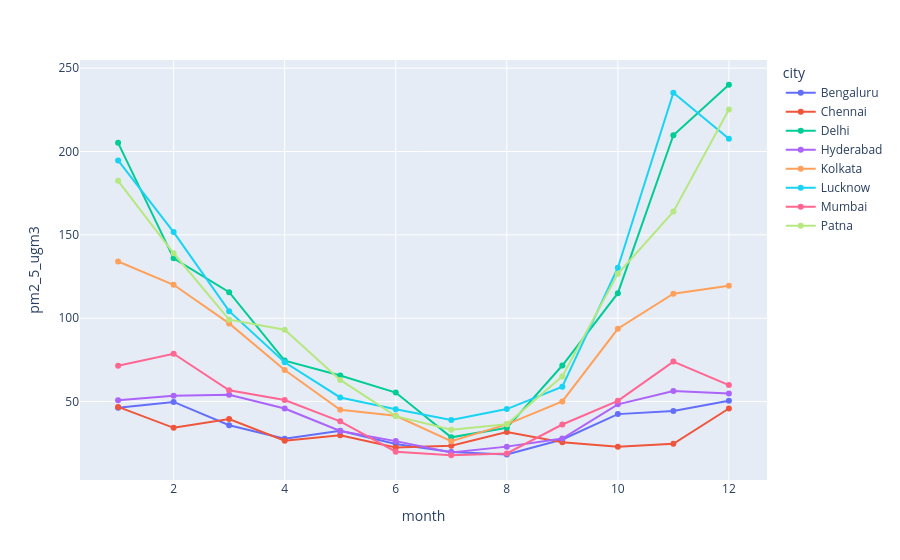

The code cell stored with this chart in its notebook:
### Code cell
#Line chart throughout the months in each city
monthly = df.groupby([df["date"].dt.month.rename("month"), "city"])["pm2_5_ugm3"].mean().reset_index()
px.line(monthly, x="month", y="pm2_5_ugm3", color="city", markers=True).show()

### Figure 1 — Plotly figure (JSON) as saved in the notebook; plotly's stock layout.template omitted (floating-point values rounded to 4 significant figures)
{"data": [{"hovertemplate": "city=Bengaluru<br>month=%{x}<br>pm2_5_ugm3=%{y}<extra></extra>", "legendgroup": "Bengaluru", "line": {"color": "#636efa", "dash": "solid"}, "marker": {"symbol": "circle"}, "mode": "lines+markers", "name": "Bengaluru", "orientation": "v", "showlegend": true, "type": "scatter", "x": [1, 2, 3, 4, 5, 6, 7, 8, 9, 10, 11, 12], "xaxis": "x", "y": [46.35, 49.79, 35.79, 27.71, 32.43, 24.59, 19.67, 18.26, 27.22, 42.47, 44.29, 50.47], "yaxis": "y"}, {"hovertemplate": "city=Chennai<br>month=%{x}<br>pm2_5_ugm3=%{y}<extra></extra>", "legendgroup": "Chennai", "line": {"color": "#EF553B", "dash": "solid"}, "marker": {"symbol": "circle"}, "mode": "lines+markers", "name": "Chennai", "orientation": "v", "showlegend": true, "type": "scatter", "x": [1, 2, 3, 4, 5, 6, 7, 8, 9, 10, 11, 12], "xaxis": "x", "y": [46.78, 34.24, 39.51, 26.49, 29.78, 22.44, 23.53, 31.71, 25.62, 22.94, 24.63, 45.85], "yaxis": "y"}, {"hovertemplate": "city=Delhi<br>month=%{x}<br>pm2_5_ugm3=%{y}<extra></extra>", "legendgroup": "Delhi", "line": {"color": "#00cc96", "dash": "solid"}, "marker": {"symbol": "circle"}, "mode": "lines+markers", "name": "Delhi", "orientation": "v", "showlegend": true, "type": "scatter", "x": [1, 2, 3, 4, 5, 6, 7, 8, 9, 10, 11, 12], "xaxis": "x", "y": [205.2, 135.9, 115.6, 74.57, 65.61, 55.38, 28.55, 34.25, 71.62, 115.0, 209.7, 240.1], "yaxis": "y"}, {"hovertemplate": "city=Hyderabad<br>month=%{x}<br>pm2_5_ugm3=%{y}<extra></extra>", "legendgroup": "Hyderabad", "line": {"color": "#ab63fa", "dash": "solid"}, "marker": {"symbol": "circle"}, "mode": "lines+markers", "name": "Hyderabad", "orientation": "v", "showlegend": true, "type": "scatter", "x": [1, 2, 3, 4, 5, 6, 7, 8, 9, 10, 11, 12], "xaxis": "x", "y": [50.85, 53.53, 54.06, 45.8, 32.32, 26.27, 19.48, 22.96, 27.85, 48.33, 56.38, 54.83], "yaxis": "y"}, {"hovertemplate": "city=Kolkata<br>month=%{x}<br>pm2_5_ugm3=%{y}<extra></extra>", "legendgroup": "Kolkata", "line": {"color": "#FFA15A", "dash": "solid"}, "marker": {"symbol": "circle"}, "mode": "lines+markers", "name": "Kolkata", "orientation": "v", "showlegend": true, "type": "scatter", "x": [1, 2, 3, 4, 5, 6, 7, 8, 9, 10, 11, 12], "xaxis": "x", "y": [134.0, 120.1, 96.89, 68.93, 45.07, 41.44, 26.22, 36.34, 50.09, 93.66, 114.7, 119.5], "yaxis": "y"}, {"hovertemplate": "city=Lucknow<br>month=%{x}<br>pm2_5_ugm3=%{y}<extra></extra>", "legendgroup": "Lucknow", "line": {"color": "#19d3f3", "dash": "solid"}, "marker": {"symbol": "circle"}, "mode": "lines+markers", "name": "Lucknow", "orientation": "v", "showlegend": true, "type": "scatter", "x": [1, 2, 3, 4, 5, 6, 7, 8, 9, 10, 11, 12], "xaxis": "x", "y": [194.7, 151.7, 104.2, 73.59, 52.46, 45.43, 38.99, 45.48, 58.94, 130.3, 235.2, 207.7], "yaxis": "y"}, {"hovertemplate": "city=Mumbai<br>month=%{x}<br>pm2_5_ugm3=%{y}<extra></extra>", "legendgroup": "Mumbai", "line": {"color": "#FF6692", "dash": "solid"}, "marker": {"symbol": "circle"}, "mode": "lines+markers", "name": "Mumbai", "orientation": "v", "showlegend": true, "type": "scatter", "x": [1, 2, 3, 4, 5, 6, 7, 8, 9, 10, 11, 12], "xaxis": "x", "y": [71.44, 78.66, 56.74, 50.94, 38.12, 19.94, 17.79, 18.83, 36.23, 50.45, 73.96, 59.89], "yaxis": "y"}, {"hovertemplate": "city=Patna<br>month=%{x}<br>pm2_5_ugm3=%{y}<extra></extra>", "legendgroup": "Patna", "line": {"color": "#B6E880", "dash": "solid"}, "marker": {"symbol": "circle"}, "mode": "lines+markers", "name": "Patna", "orientation": "v", "showlegend": true, "type": "scatter", "x": [1, 2, 3, 4, 5, 6, 7, 8, 9, 10, 11, 12], "xaxis": "x", "y": [182.5, 139.0, 99.13, 93.14, 62.99, 41.24, 33.04, 36.36, 65.11, 126.7, 163.9, 225.2], "yaxis": "y"}], "layout": {"legend": {"title": {"text": "city"}, "tracegroupgap": 0}, "margin": {"t": 60}, "xaxis": {"anchor": "y", "domain": [0, 1], "title": {"text": "month"}}, "yaxis": {"anchor": "x", "domain": [0, 1], "title": {"text": "pm2_5_ugm3"}}}}
